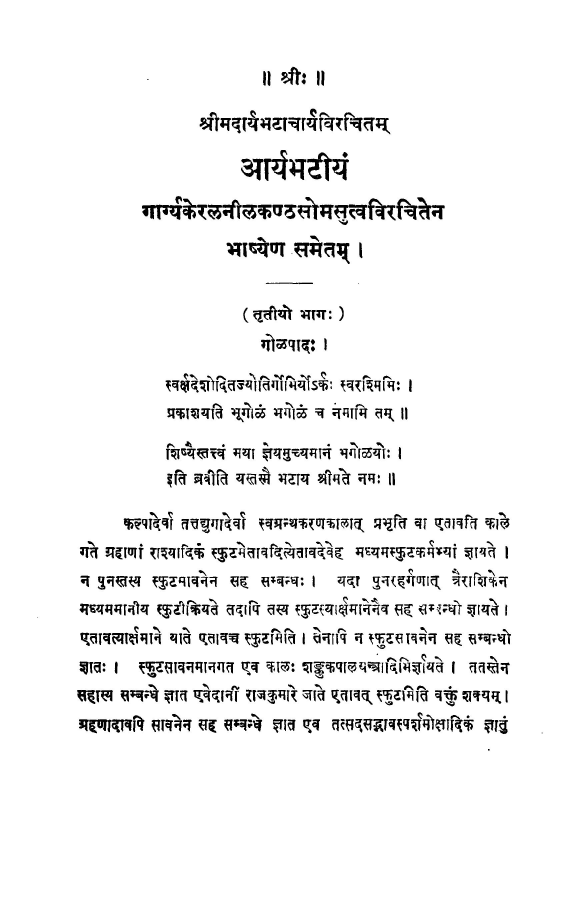
#> input picture data/sanskrit/files/page-9.jpeg, 1688 x 2704 px (shown at 1/3 size)
$ python main.py
#> lines starting #> are read from the running program, lines starting #| are printed output that depends on the picture
### func.py
# author: sbaidya
# date: 08.04.2021
# most of the functions that i am going to use

import cv2

# function to crop my image
def crop(image, y, x, h, w):
    cropped_image = image[y:y + h, x:x + w]
    return cropped_image

# thickens the font# second parameter for the level
def dilation(image, iteration):
    import numpy as np
    image = cv2.bitwise_not(image)
    kernel = np.ones((2,2), np.uint8)
    image = cv2.dilate(image, kernel, iterations=iteration)
    image = cv2.bitwise_not(image)
    return image

# thinness the font # second parameter for the level
# [7 lines left out: function erosion, not called in this run]


# removes noise # using morphology
# value = effect of smoothing # weight = adds blur
def remove_noise(image, value, weight):
    import numpy as np
    kernel = np.ones((1, 1), np.uint8)
    image = cv2.dilate(image, kernel, iterations=value)
    kernel = np.ones((1, 1), np.uint8)
    image = cv2.erode(image, kernel, iterations=value)
    image = cv2.morphologyEx(image, cv2.MORPH_CLOSE, kernel)
    image = cv2.GaussianBlur(image, (7,7), 2) # adding gaussian blur helped a lot compared to median blur
    return image

### main.py
# author: sbaidya
# date: 08.04.2021

import cv2  # importing opencv
from PIL import Image  # importing pillow # to store image objects
import pytesseract
import func
from func import *

'''
List of available languages
I've already preconfigured indic languages with the installation
'''
# print(pytesseract.get_languages(config=''))

image_file = "data/sanskrit/files/page-9.jpeg"
cv2.namedWindow("output", cv2.WINDOW_NORMAL)  # Create window with freedom of dimensions
# cv2.resizeWindow("output", 400, 300) # constant dimension
img = cv2.imread(image_file)
#> img is the input picture: shape (2704, 1688, 3); min 0, max 255, mean 241.2
# we can define the crop parameter once for the same book. Most of the pages will be positioned same.
crop_img = func.crop(img, 170, 170, 2050, 1450)  # crop parameters
#> in crop, `cropped_image = image[y:y + h, x:x + w]`:
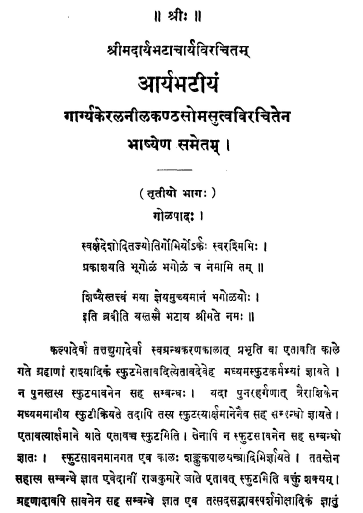
#> cropped_image: shape (2050, 1450, 3) (shown at 1/4 size); min 0, max 255, mean 233.9
# bold_font_image = functions.dilation(crop_img) # changing font boldness
test_image_temp = func.remove_noise(crop_img, 1, 4)
#> in remove_noise, `image = cv2.GaussianBlur(image, (7,7), 2)`:
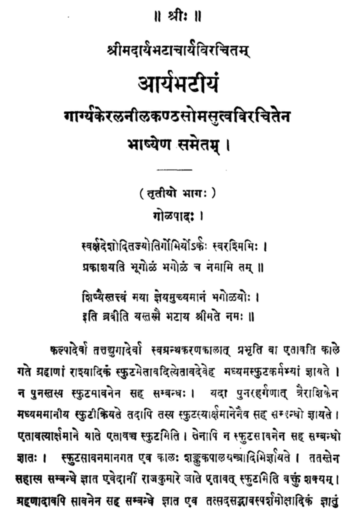
#> image: shape (2050, 1450, 3) (shown at 1/4 size); min 0, max 255, mean 233.9
cv2.imwrite("processed_data/without_noise.jpeg", test_image_temp)
test_image = func.dilation(test_image_temp, 2)
#> in dilation, `image = cv2.bitwise_not(image)`:
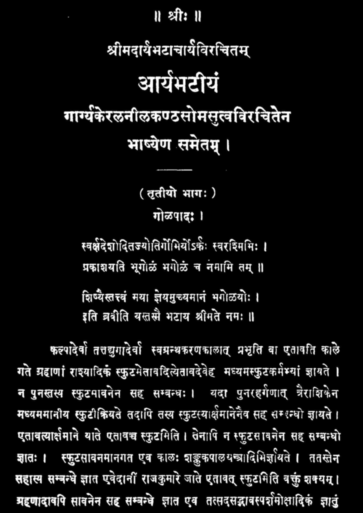
#> image: shape (2050, 1450, 3) (shown at 1/4 size); min 0, max 255, mean 21.1
#> in dilation, `image = cv2.dilate(image, kernel, iterations=iteration)`:
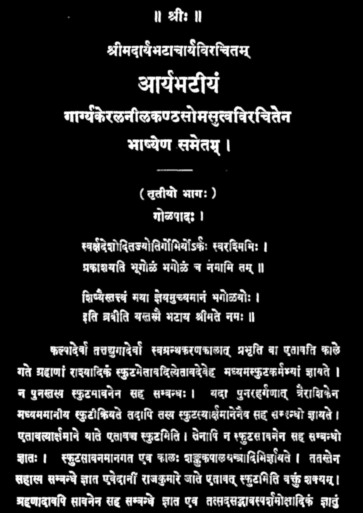
#> image: shape (2050, 1450, 3) (shown at 1/4 size); min 0, max 255, mean 28.3
#> in dilation, `image = cv2.bitwise_not(image)`:
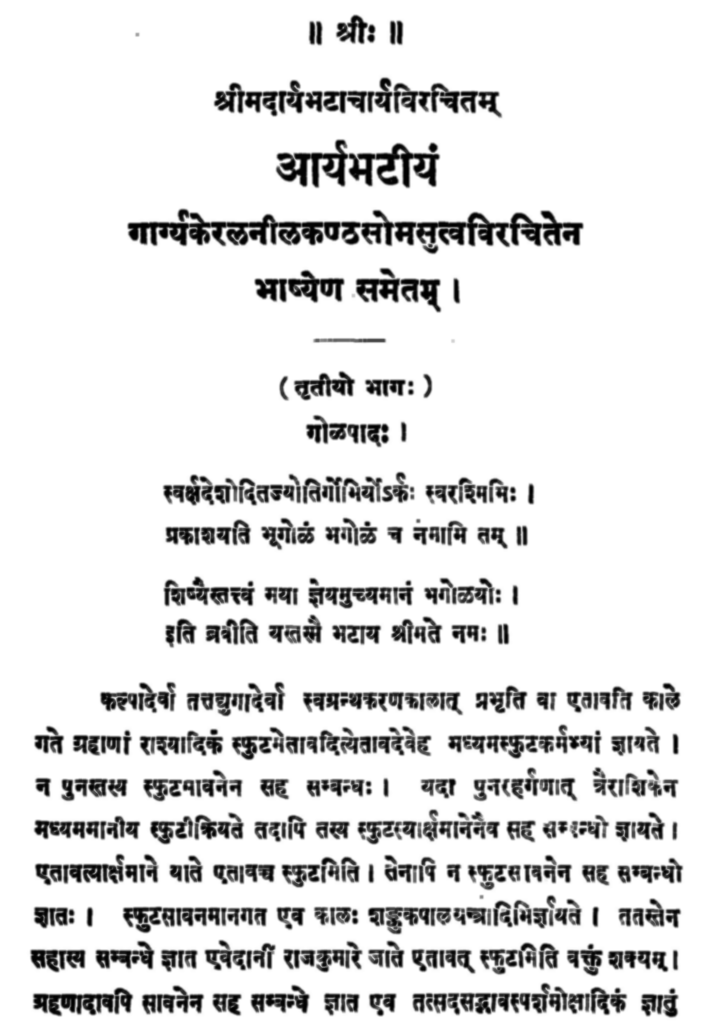
#> image: shape (2050, 1450, 3) (shown at 1/2 size); min 0, max 255, mean 226.7
cv2.imwrite("processed_data/dilated_image.jpeg", test_image)

cv2.imshow("output", test_image) # for viewing only # close the window for further processing
cv2.waitKey(0)

# comparing result
#> (the run stopped early here; a loop or call above may not have finished)

$ run again, with data/sanskrit/files/page-10.jpeg copied over data/sanskrit/files/page-9.jpeg
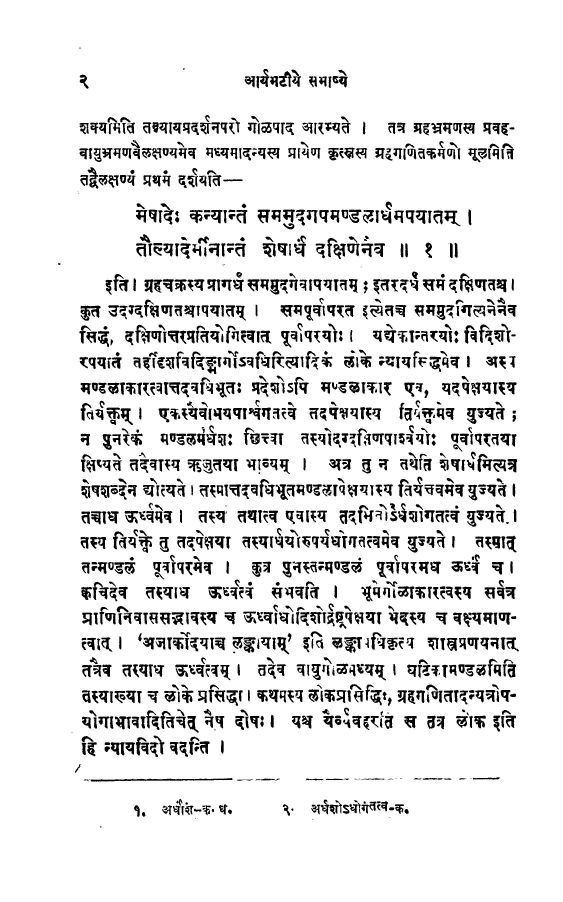
#> input picture data/sanskrit/files/page-10.jpeg, 1688 x 2704 px (shown at 1/3 size)
#> img is the input picture: shape (2704, 1688, 3); min 0, max 255, mean 228.5
#> in dilation, `image = cv2.dilate(image, kernel, iterations=iteration)`:
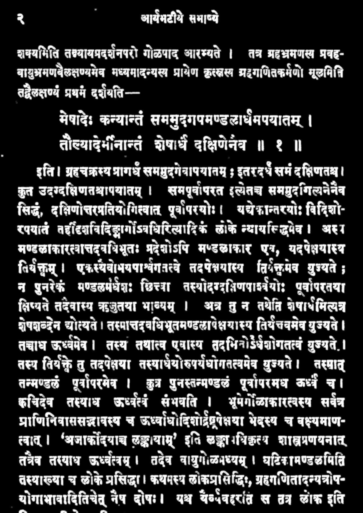
#> image: shape (2050, 1450, 3) (shown at 1/4 size); min 0, max 255, mean 52
#> in dilation, `image = cv2.bitwise_not(image)`:
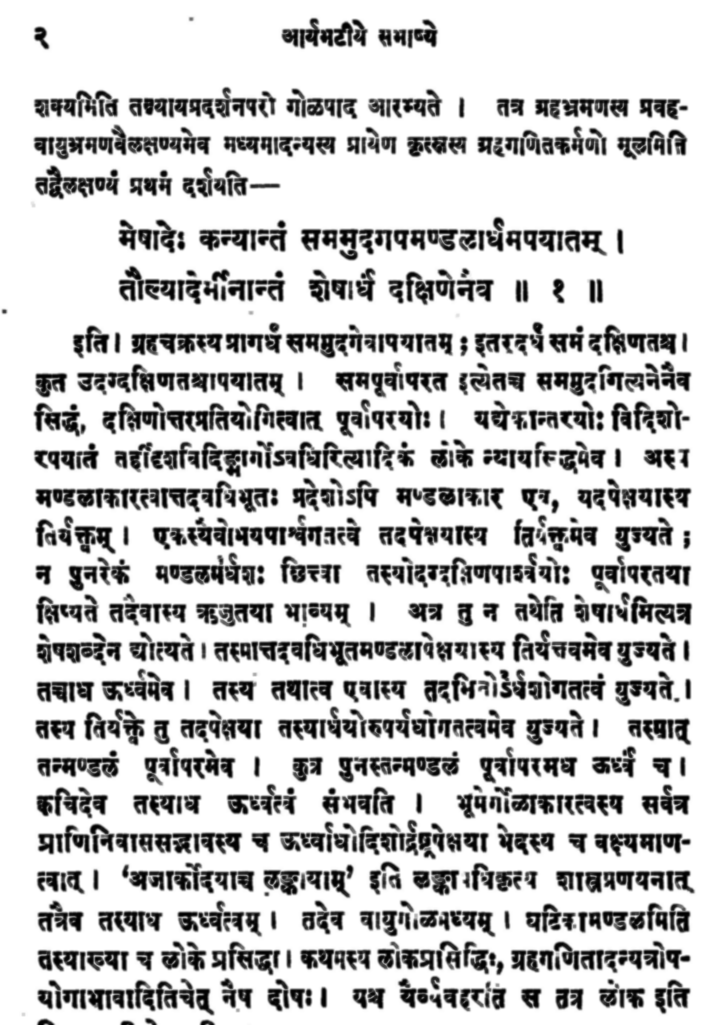
#> image: shape (2050, 1450, 3) (shown at 1/2 size); min 0, max 255, mean 203
